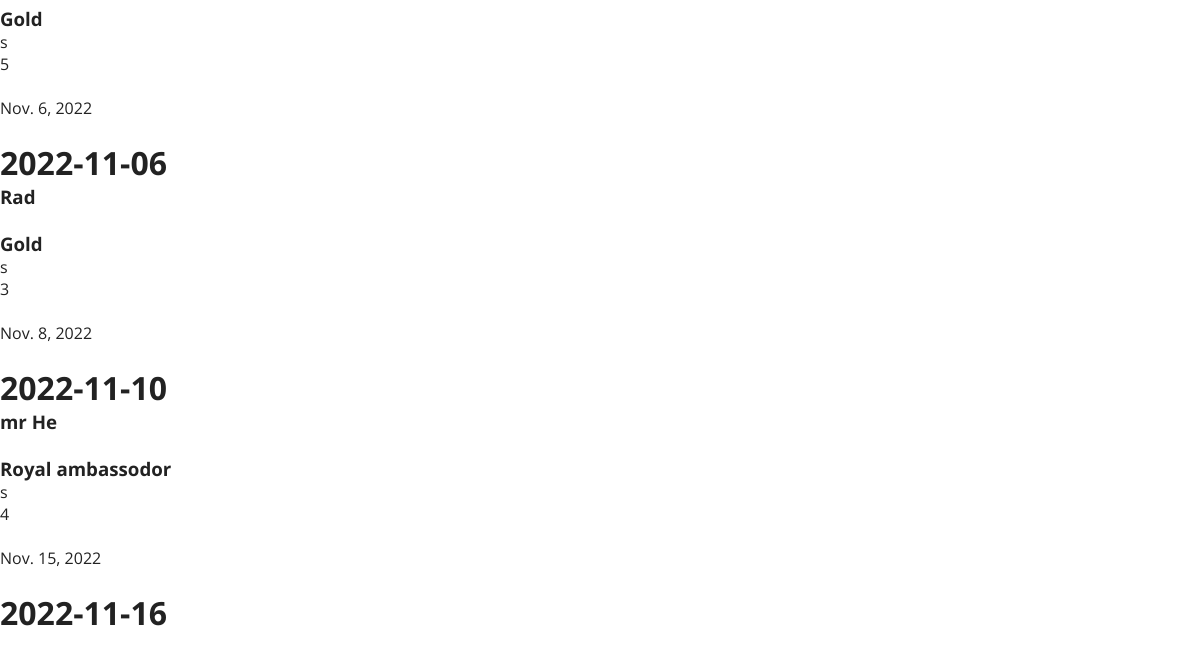
Page /archive (lower part) on the earlier database version.
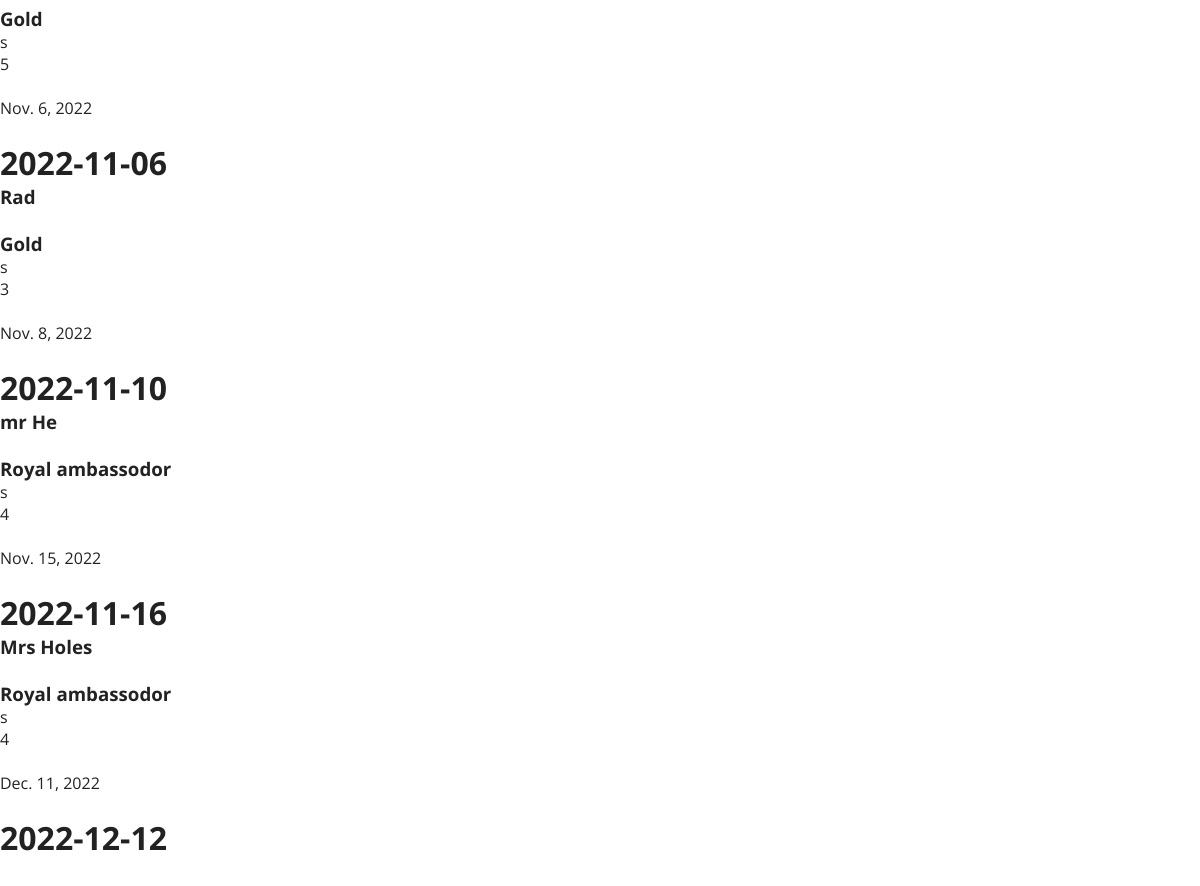
Same page on the later database version.
### calc/models.py (models this page shows, shortened)
class InputAmenity(models.Model):
    big_id = models.BigAutoField(primary_key=True)
    name = models.CharField(max_length=300)
    membership = models.CharField(max_length=400)
    arrival_date = models.CharField(max_length=100)
    returns = models.IntegerField(default=0)
    vip_level = models.IntegerField(default=0)
    guests_count = models.IntegerField(default=1)
    room_allocation = models.IntegerField(default=100)
    num_of_fruit = models.IntegerField(default=1, blank=True, null=True)
    fruit_amenity = models.CharField(
        max_length=200, choices=FRUIT, blank=True, null=True)
    num_of_drink = models.IntegerField(default=0, blank=True, null=True)
    drink_amenity = models.CharField(
        max_length=200, choices=DRINK, blank=True, null=True)
    num_of_dessert = models.IntegerField(default=1, blank=True, null=True)
    dessert_amenity = models.CharField(
        max_length=200, choices=DESSERT, blank=True, null=True)
    birthday_amenity = models.CharField(
        max_length=200, choices=BIRTHDAY, blank=True, null=True)
    month = models.CharField(max_length=300, choices=MONTHS)
    date = models.DateField(auto_now_add=True)

### calc/views.py (the view)
# urls.py: path('archive', views.archive, name='archive'),
def archive(request):
    arch = []
    date = []
    months = set()
    for i in DATA:
        date.append({
            'date': i.arrival_date,
            'month': i.month
        })
        months.add(i)
        if i.arrival_date < TODAY:
            arch.append(i)
    return render(request, 'calc/archive.html', {
        'data': arch,
        'dates': date,
        'months': months,
    })

### calc/templates/calc/archive.html (shortened to what this page needs)
{% extends "calc/base.html" %}
{% block body %}
{% for d in data %}
<h3>{{d.name}}</h3>
<br>
<h3>{{d.membership}}</h3>s
<br>
<p>{{d.vip_level}}</p>
<br>
<p>{{d.date}}</p>
<br>
{% if d.arrival_date %}
<h1>{{d.arrival_date}}</h1>
{% endif %}
{% endfor %}
{% endblock %}

### calc/templates/calc/base.html (shortened to what this page needs)
{% load static %}
<!DOCTYPE html>
<html lang="en">
<head>
    <link rel="stylesheet" href="/static/style.css">
</head>
<body>
    <div class="body-container">
        {% block body %}
        {% endblock %}
    </div>
</body>
</html>

### calc/static/style.css (style rules this page uses)
* { box-sizing: border-box; margin: 0; padding: 0; }
body { font-family: 'Open Sans', sans-serif; color: #222; padding-bottom: 50px; padding-top: 20%; }

### calc/templates/calc/base.html (style rules this page uses)
.body-container { margin-top: 10%; }

Differences in the rows shown:
added InputAmenity: name "Mrs Holes", membership "Royal ambassodor", vip_level "4", date "Dec. 11, 2022", arrival_date "2022-12-12"
